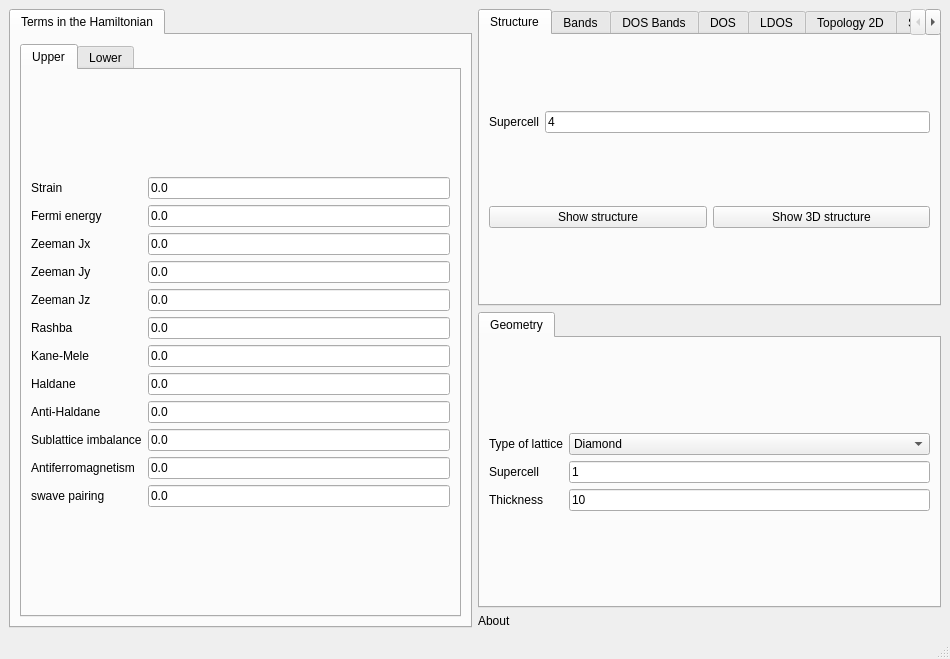
<?xml version="1.0" encoding="UTF-8"?>
<ui version="4.0">
 <class>MainWindow</class>
 <widget class="QMainWindow" name="MainWindow">
  <property name="geometry">
   <rect>
    <x>0</x>
    <y>0</y>
    <width>950</width>
    <height>659</height>
   </rect>
  </property>
  <property name="minimumSize">
   <size>
    <width>950</width>
    <height>659</height>
   </size>
  </property>
  <property name="windowTitle">
   <string>2D heterostructure</string>
  </property>
  <widget class="QWidget" name="centralwidget">
   <layout class="QGridLayout" name="gridLayout_12">
    <item row="0" column="0" rowspan="3">
     <widget class="QTabWidget" name="tabWidget_2">
      <property name="currentIndex">
       <number>0</number>
      </property>
      <widget class="QWidget" name="tab_3">
       <attribute name="title">
        <string>Terms in the Hamiltonian</string>
       </attribute>
       <layout class="QGridLayout" name="gridLayout_15">
        <item row="0" column="0">
         <widget class="QTabWidget" name="tabWidget_4">
          <property name="currentIndex">
           <number>0</number>
          </property>
          <widget class="QWidget" name="tab_8">
           <attribute name="title">
            <string>Upper</string>
           </attribute>
           <layout class="QGridLayout" name="gridLayout_17">
            <item row="0" column="0">
             <layout class="QGridLayout" name="gridLayout">
              <item row="1" column="1">
               <widget class="QLineEdit" name="fermi">
                <property name="enabled">
                 <bool>true</bool>
                </property>
                <property name="text">
                 <string>0.0</string>
                </property>
               </widget>
              </item>
              <item row="5" column="1">
               <widget class="QLineEdit" name="rashba">
                <property name="text">
                 <string>0.0</string>
                </property>
               </widget>
              </item>
              <item row="9" column="1">
               <widget class="QLineEdit" name="mAB">
                <property name="text">
                 <string>0.0</string>
                </property>
               </widget>
              </item>
              <item row="6" column="0">
               <widget class="QLabel" name="label_11">
                <property name="text">
                 <string>Kane-Mele</string>
                </property>
               </widget>
              </item>
              <item row="3" column="0">
               <widget class="QLabel" name="label_4">
                <property name="text">
                 <string>Zeeman Jy</string>
                </property>
               </widget>
              </item>
              <item row="2" column="0">
               <widget class="QLabel" name="label_3">
                <property name="text">
                 <string>Zeeman Jx</string>
                </property>
               </widget>
              </item>
              <item row="4" column="0">
               <widget class="QLabel" name="label_5">
                <property name="text">
                 <string>Zeeman Jz</string>
                </property>
               </widget>
              </item>
              <item row="8" column="0">
               <widget class="QLabel" name="label_25">
                <property name="text">
                 <string>Anti-Haldane</string>
                </property>
               </widget>
              </item>
              <item row="6" column="1">
               <widget class="QLineEdit" name="kanemele">
                <property name="text">
                 <string>0.0</string>
                </property>
               </widget>
              </item>
              <item row="10" column="1">
               <widget class="QLineEdit" name="mAF">
                <property name="text">
                 <string>0.0</string>
                </property>
               </widget>
              </item>
              <item row="5" column="0">
               <widget class="QLabel" name="label_10">
                <property name="text">
                 <string>Rashba</string>
                </property>
               </widget>
              </item>
              <item row="10" column="0">
               <widget class="QLabel" name="label_13">
                <property name="text">
                 <string>Antiferromagnetism</string>
                </property>
               </widget>
              </item>
              <item row="9" column="0">
               <widget class="QLabel" name="label_12">
                <property name="text">
                 <string>Sublattice imbalance</string>
                </property>
               </widget>
              </item>
              <item row="7" column="0">
               <widget class="QLabel" name="label_24">
                <property name="text">
                 <string>Haldane</string>
                </property>
               </widget>
              </item>
              <item row="11" column="0">
               <widget class="QLabel" name="label_26">
                <property name="text">
                 <string>swave pairing</string>
                </property>
               </widget>
              </item>
              <item row="7" column="1">
               <widget class="QLineEdit" name="haldane">
                <property name="text">
                 <string>0.0</string>
                </property>
               </widget>
              </item>
              <item row="3" column="1">
               <widget class="QLineEdit" name="By">
                <property name="text">
                 <string>0.0</string>
                </property>
               </widget>
              </item>
              <item row="1" column="0">
               <widget class="QLabel" name="label">
                <property name="text">
                 <string>Fermi energy</string>
                </property>
               </widget>
              </item>
              <item row="4" column="1">
               <widget class="QLineEdit" name="Bz">
                <property name="text">
                 <string>0.0</string>
                </property>
               </widget>
              </item>
              <item row="2" column="1">
               <widget class="QLineEdit" name="Bx">
                <property name="text">
                 <string>0.0</string>
                </property>
               </widget>
              </item>
              <item row="8" column="1">
               <widget class="QLineEdit" name="antihaldane">
                <property name="text">
                 <string>0.0</string>
                </property>
               </widget>
              </item>
              <item row="11" column="1">
               <widget class="QLineEdit" name="swave">
                <property name="text">
                 <string>0.0</string>
                </property>
               </widget>
              </item>
              <item row="0" column="0">
               <widget class="QLabel" name="label_44">
                <property name="text">
                 <string>Strain</string>
                </property>
               </widget>
              </item>
              <item row="0" column="1">
               <widget class="QLineEdit" name="strain">
                <property name="text">
                 <string>0.0</string>
                </property>
               </widget>
              </item>
             </layout>
            </item>
           </layout>
          </widget>
          <widget class="QWidget" name="tab_11">
           <attribute name="title">
            <string>Lower</string>
           </attribute>
           <layout class="QGridLayout" name="gridLayout_16">
            <item row="0" column="0">
             <layout class="QGridLayout" name="gridLayout_10">
              <item row="8" column="0">
               <widget class="QLabel" name="label_40">
                <property name="text">
                 <string>Anti-Haldane</string>
                </property>
               </widget>
              </item>
              <item row="10" column="0">
               <widget class="QLabel" name="label_39">
                <property name="text">
                 <string>Antiferromagnetism</string>
                </property>
               </widget>
              </item>
              <item row="6" column="0">
               <widget class="QLabel" name="label_33">
                <property name="text">
                 <string>Kane-Mele</string>
                </property>
               </widget>
              </item>
              <item row="4" column="1">
               <widget class="QLineEdit" name="Bz_2">
                <property name="text">
                 <string>0.0</string>
                </property>
               </widget>
              </item>
              <item row="10" column="1">
               <widget class="QLineEdit" name="mAF_2">
                <property name="text">
                 <string>0.0</string>
                </property>
               </widget>
              </item>
              <item row="11" column="0">
               <widget class="QLabel" name="label_42">
                <property name="text">
                 <string>swave pairing</string>
                </property>
               </widget>
              </item>
              <item row="2" column="0">
               <widget class="QLabel" name="label_36">
                <property name="text">
                 <string>Zeeman Jx</string>
                </property>
               </widget>
              </item>
              <item row="2" column="1">
               <widget class="QLineEdit" name="Bx_2">
                <property name="text">
                 <string>0.0</string>
                </property>
               </widget>
              </item>
              <item row="1" column="0">
               <widget class="QLabel" name="label_37">
                <property name="text">
                 <string>Fermi energy</string>
                </property>
               </widget>
              </item>
              <item row="5" column="1">
               <widget class="QLineEdit" name="rashba_2">
                <property name="text">
                 <string>0.0</string>
                </property>
               </widget>
              </item>
              <item row="11" column="1">
               <widget class="QLineEdit" name="swave_2">
                <property name="text">
                 <string>0.0</string>
                </property>
               </widget>
              </item>
              <item row="7" column="0">
               <widget class="QLabel" name="label_41">
                <property name="text">
                 <string>Haldane</string>
                </property>
               </widget>
              </item>
              <item row="7" column="1">
               <widget class="QLineEdit" name="haldane_2">
                <property name="text">
                 <string>0.0</string>
                </property>
               </widget>
              </item>
              <item row="8" column="1">
               <widget class="QLineEdit" name="antihaldane_2">
                <property name="text">
                 <string>0.0</string>
                </property>
               </widget>
              </item>
              <item row="3" column="1">
               <widget class="QLineEdit" name="By_2">
                <property name="text">
                 <string>0.0</string>
                </property>
               </widget>
              </item>
              <item row="9" column="0">
               <widget class="QLabel" name="label_22">
                <property name="text">
                 <string>Sublattice imbalance</string>
                </property>
               </widget>
              </item>
              <item row="1" column="1">
               <widget class="QLineEdit" name="fermi_2">
                <property name="enabled">
                 <bool>true</bool>
                </property>
                <property name="text">
                 <string>0.0</string>
                </property>
               </widget>
              </item>
              <item row="3" column="0">
               <widget class="QLabel" name="label_34">
                <property name="text">
                 <string>Zeeman Jy</string>
                </property>
               </widget>
              </item>
              <item row="9" column="1">
               <widget class="QLineEdit" name="mAB_2">
                <property name="text">
                 <string>0.0</string>
                </property>
               </widget>
              </item>
              <item row="4" column="0">
               <widget class="QLabel" name="label_38">
                <property name="text">
                 <string>Zeeman Jz</string>
                </property>
               </widget>
              </item>
              <item row="5" column="0">
               <widget class="QLabel" name="label_32">
                <property name="text">
                 <string>Rashba</string>
                </property>
               </widget>
              </item>
              <item row="6" column="1">
               <widget class="QLineEdit" name="kanemele_2">
                <property name="text">
                 <string>0.0</string>
                </property>
               </widget>
              </item>
              <item row="0" column="0">
               <widget class="QLabel" name="label_45">
                <property name="text">
                 <string>Strain</string>
                </property>
               </widget>
              </item>
              <item row="0" column="1">
               <widget class="QLineEdit" name="strain_2">
                <property name="text">
                 <string>0.0</string>
                </property>
               </widget>
              </item>
             </layout>
            </item>
           </layout>
          </widget>
         </widget>
        </item>
       </layout>
      </widget>
     </widget>
    </item>
    <item row="1" column="1">
     <widget class="QTabWidget" name="tabWidget">
      <property name="currentIndex">
       <number>0</number>
      </property>
      <property name="documentMode">
       <bool>false</bool>
      </property>
      <property name="tabsClosable">
       <bool>false</bool>
      </property>
      <property name="movable">
       <bool>false</bool>
      </property>
      <widget class="QWidget" name="tab_2">
       <attribute name="title">
        <string>Geometry</string>
       </attribute>
       <layout class="QGridLayout" name="gridLayout_14">
        <item row="0" column="0">
         <layout class="QGridLayout" name="gridLayout_4">
          <item row="1" column="1">
           <widget class="QLineEdit" name="nsuper">
            <property name="text">
             <string>1</string>
            </property>
           </widget>
          </item>
          <item row="1" column="0">
           <widget class="QLabel" name="label_6">
            <property name="text">
             <string>Supercell</string>
            </property>
           </widget>
          </item>
          <item row="0" column="0">
           <widget class="QLabel" name="label_8">
            <property name="text">
             <string>Type of lattice</string>
            </property>
           </widget>
          </item>
          <item row="0" column="1">
           <widget class="QComboBox" name="lattice">
            <item>
             <property name="text">
              <string>Diamond</string>
             </property>
            </item>
            <item>
             <property name="text">
              <string>Cubic</string>
             </property>
            </item>
            <item>
             <property name="text">
              <string>Pyrochlore</string>
             </property>
            </item>
            <item>
             <property name="text">
              <string>Hyperhoneycomb</string>
             </property>
            </item>
           </widget>
          </item>
          <item row="2" column="1">
           <widget class="QLineEdit" name="thickness">
            <property name="text">
             <string>10</string>
            </property>
           </widget>
          </item>
          <item row="2" column="0">
           <widget class="QLabel" name="label_43">
            <property name="text">
             <string>Thickness</string>
            </property>
           </widget>
          </item>
         </layout>
        </item>
       </layout>
      </widget>
     </widget>
    </item>
    <item row="2" column="1">
     <widget class="QLabel" name="label_46">
      <property name="toolTip">
       <string>This module allows to compute heterostructures consisting of two different films. You have to specify the parameters of the two films</string>
      </property>
      <property name="text">
       <string>About</string>
      </property>
     </widget>
    </item>
    <item row="0" column="1">
     <widget class="QTabWidget" name="tabWidget_3">
      <property name="currentIndex">
       <number>0</number>
      </property>
      <widget class="QWidget" name="tab_4">
       <attribute name="title">
        <string>Structure</string>
       </attribute>
       <layout class="QGridLayout" name="gridLayout_13">
        <item row="1" column="0">
         <widget class="QPushButton" name="show_structure">
          <property name="text">
           <string>Show structure</string>
          </property>
         </widget>
        </item>
        <item row="1" column="1">
         <widget class="QPushButton" name="show_structure_3d">
          <property name="text">
           <string>Show 3D structure</string>
          </property>
         </widget>
        </item>
        <item row="0" column="0" colspan="2">
         <layout class="QGridLayout" name="gridLayout_3">
          <item row="0" column="0">
           <widget class="QLabel" name="label_7">
            <property name="text">
             <string>Supercell</string>
            </property>
           </widget>
          </item>
          <item row="0" column="1">
           <widget class="QLineEdit" name="nsuper_struct">
            <property name="text">
             <string>4</string>
            </property>
           </widget>
          </item>
         </layout>
        </item>
       </layout>
      </widget>
      <widget class="QWidget" name="tab_5">
       <attribute name="title">
        <string>Bands</string>
       </attribute>
       <layout class="QGridLayout" name="gridLayout_18">
        <item row="0" column="0">
         <widget class="QPushButton" name="show_bands">
          <property name="text">
           <string>Band structure</string>
          </property>
         </widget>
        </item>
        <item row="1" column="0">
         <layout class="QGridLayout" name="gridLayout_2">
          <item row="0" column="0">
           <widget class="QLabel" name="label_15">
            <property name="text">
             <string>Operator</string>
            </property>
           </widget>
          </item>
          <item row="0" column="1">
           <widget class="QComboBox" name="bands_color">
            <property name="currentIndex">
             <number>0</number>
            </property>
            <item>
             <property name="text">
              <string>None</string>
             </property>
            </item>
            <item>
             <property name="text">
              <string>Interface</string>
             </property>
            </item>
            <item>
             <property name="text">
              <string>z-position</string>
             </property>
            </item>
            <item>
             <property name="text">
              <string>Sx</string>
             </property>
            </item>
            <item>
             <property name="text">
              <string>Sy</string>
             </property>
            </item>
            <item>
             <property name="text">
              <string>Sz</string>
             </property>
            </item>
            <item>
             <property name="text">
              <string>Valley</string>
             </property>
            </item>
           </widget>
          </item>
          <item row="1" column="0">
           <widget class="QLabel" name="label_9">
            <property name="text">
             <string># kpoints</string>
            </property>
           </widget>
          </item>
          <item row="1" column="1">
           <widget class="QLineEdit" name="nk_bands">
            <property name="text">
             <string>100</string>
            </property>
           </widget>
          </item>
         </layout>
        </item>
       </layout>
      </widget>
      <widget class="QWidget" name="tab_9">
       <attribute name="title">
        <string>DOS Bands</string>
       </attribute>
       <layout class="QGridLayout" name="gridLayout_19">
        <item row="0" column="0">
         <layout class="QGridLayout" name="gridLayout_11">
          <item row="0" column="1">
           <widget class="QLineEdit" name="delta_kbands">
            <property name="text">
             <string>0.01</string>
            </property>
           </widget>
          </item>
          <item row="0" column="0">
           <widget class="QLabel" name="label_27">
            <property name="text">
             <string>Smearing</string>
            </property>
           </widget>
          </item>
          <item row="1" column="1">
           <widget class="QLineEdit" name="ne_kbands">
            <property name="text">
             <string>400</string>
            </property>
           </widget>
          </item>
          <item row="1" column="0">
           <widget class="QLabel" name="label_28">
            <property name="text">
             <string># of energies</string>
            </property>
           </widget>
          </item>
          <item row="2" column="0">
           <widget class="QLabel" name="label_29">
            <property name="text">
             <string>Energy window</string>
            </property>
           </widget>
          </item>
          <item row="2" column="1">
           <widget class="QLineEdit" name="window_kbands">
            <property name="text">
             <string>3.0</string>
            </property>
           </widget>
          </item>
          <item row="3" column="0">
           <widget class="QLabel" name="label_30">
            <property name="text">
             <string>KPM scale</string>
            </property>
           </widget>
          </item>
          <item row="3" column="1">
           <widget class="QLineEdit" name="scale_kbands">
            <property name="text">
             <string>10.0</string>
            </property>
           </widget>
          </item>
          <item row="4" column="0">
           <widget class="QLabel" name="label_31">
            <property name="text">
             <string># vectors</string>
            </property>
           </widget>
          </item>
          <item row="4" column="1">
           <widget class="QLineEdit" name="nv_kbands">
            <property name="text">
             <string>10</string>
            </property>
           </widget>
          </item>
         </layout>
        </item>
        <item row="0" column="1">
         <widget class="QPushButton" name="show_dosbands">
          <property name="toolTip">
           <string>This is equivalent to band structure calculation, but it can be applied for very large systems</string>
          </property>
          <property name="text">
           <string>Show DOS Bands</string>
          </property>
         </widget>
        </item>
       </layout>
      </widget>
      <widget class="QWidget" name="tab_6">
       <attribute name="title">
        <string>DOS</string>
       </attribute>
       <layout class="QGridLayout" name="gridLayout_20">
        <item row="0" column="0">
         <widget class="QPushButton" name="show_dos">
          <property name="text">
           <string>Density of states</string>
          </property>
         </widget>
        </item>
        <item row="1" column="0">
         <layout class="QGridLayout" name="gridLayout_5">
          <item row="0" column="0">
           <widget class="QLabel" name="label_16">
            <property name="text">
             <string>Smearing</string>
            </property>
           </widget>
          </item>
          <item row="0" column="1">
           <widget class="QLineEdit" name="DOS_smearing">
            <property name="text">
             <string>0.01</string>
            </property>
           </widget>
          </item>
         </layout>
        </item>
       </layout>
      </widget>
      <widget class="QWidget" name="tab_7">
       <attribute name="title">
        <string>LDOS</string>
       </attribute>
       <layout class="QGridLayout" name="gridLayout_21">
        <item row="0" column="0">
         <layout class="QGridLayout" name="gridLayout_6">
          <item row="2" column="1">
           <widget class="QLineEdit" name="nk_ldos">
            <property name="text">
             <string>20</string>
            </property>
           </widget>
          </item>
          <item row="3" column="1">
           <widget class="QLineEdit" name="delta_ldos">
            <property name="text">
             <string>0.01</string>
            </property>
           </widget>
          </item>
          <item row="2" column="0">
           <widget class="QLabel" name="label_17">
            <property name="text">
             <string># of kpoints</string>
            </property>
           </widget>
          </item>
          <item row="3" column="0">
           <widget class="QLabel" name="label_18">
            <property name="text">
             <string>Smearing</string>
            </property>
           </widget>
          </item>
          <item row="0" column="0">
           <widget class="QLabel" name="label_2">
            <property name="text">
             <string>Energy window</string>
            </property>
           </widget>
          </item>
          <item row="0" column="1">
           <widget class="QLineEdit" name="window_ldos">
            <property name="text">
             <string>0.5</string>
            </property>
           </widget>
          </item>
          <item row="1" column="0">
           <widget class="QLabel" name="label_35">
            <property name="text">
             <string># of energies</string>
            </property>
           </widget>
          </item>
          <item row="1" column="1">
           <widget class="QLineEdit" name="ne_ldos">
            <property name="text">
             <string>300</string>
            </property>
           </widget>
          </item>
         </layout>
        </item>
        <item row="0" column="1">
         <widget class="QPushButton" name="show_ldos">
          <property name="text">
           <string>Show LDOS</string>
          </property>
         </widget>
        </item>
       </layout>
      </widget>
      <widget class="QWidget" name="tab_10">
       <attribute name="title">
        <string>Topology 2D</string>
       </attribute>
       <layout class="QGridLayout" name="gridLayout_22">
        <item row="0" column="0">
         <layout class="QGridLayout" name="gridLayout_8">
          <item row="0" column="1">
           <widget class="QLineEdit" name="topology_nk">
            <property name="text">
             <string>400</string>
            </property>
           </widget>
          </item>
          <item row="0" column="0">
           <widget class="QLabel" name="label_19">
            <property name="text">
             <string># kpoints</string>
            </property>
           </widget>
          </item>
          <item row="1" column="0">
           <widget class="QLabel" name="label_47">
            <property name="text">
             <string>Operator</string>
            </property>
           </widget>
          </item>
          <item row="1" column="1">
           <widget class="QComboBox" name="topology_operator">
            <item>
             <property name="text">
              <string>None</string>
             </property>
            </item>
            <item>
             <property name="text">
              <string>Sz</string>
             </property>
            </item>
            <item>
             <property name="text">
              <string>Valley</string>
             </property>
            </item>
           </widget>
          </item>
         </layout>
        </item>
        <item row="0" column="1">
         <layout class="QGridLayout" name="gridLayout_7">
          <item row="3" column="0">
           <widget class="QPushButton" name="show_chern">
            <property name="enabled">
             <bool>true</bool>
            </property>
            <property name="text">
             <string>Chern number</string>
            </property>
           </widget>
          </item>
          <item row="2" column="0">
           <widget class="QPushButton" name="show_z2">
            <property name="text">
             <string>Z2 invariant</string>
            </property>
           </widget>
          </item>
          <item row="1" column="0">
           <widget class="QPushButton" name="show_berry2d">
            <property name="text">
             <string>2D Berry curvature</string>
            </property>
           </widget>
          </item>
          <item row="0" column="0">
           <widget class="QPushButton" name="show_berry1d">
            <property name="text">
             <string>1D Berry curvature</string>
            </property>
           </widget>
          </item>
         </layout>
        </item>
       </layout>
      </widget>
      <widget class="QWidget" name="tab">
       <attribute name="title">
        <string>SDOS</string>
       </attribute>
       <layout class="QGridLayout" name="gridLayout_23">
        <item row="0" column="0">
         <layout class="QGridLayout" name="gridLayout_9">
          <item row="0" column="1">
           <widget class="QLineEdit" name="kdos_ewindow">
            <property name="text">
             <string>0.5</string>
            </property>
           </widget>
          </item>
          <item row="0" column="0">
           <widget class="QLabel" name="label_20">
            <property name="text">
             <string>Energy window</string>
            </property>
           </widget>
          </item>
          <item row="1" column="1">
           <widget class="QLineEdit" name="kdos_mesh">
            <property name="text">
             <string>100</string>
            </property>
           </widget>
          </item>
          <item row="1" column="0">
           <widget class="QLabel" name="label_21">
            <property name="text">
             <string># of points</string>
            </property>
           </widget>
          </item>
         </layout>
        </item>
        <item row="1" column="0">
         <widget class="QPushButton" name="show_kdos">
          <property name="text">
           <string>Show Surface DOS</string>
          </property>
         </widget>
        </item>
       </layout>
      </widget>
     </widget>
    </item>
   </layout>
  </widget>
  <widget class="QMenuBar" name="menubar">
   <property name="geometry">
    <rect>
     <x>0</x>
     <y>0</y>
     <width>950</width>
     <height>20</height>
    </rect>
   </property>
  </widget>
  <widget class="QStatusBar" name="statusbar"/>
 </widget>
 <resources/>
 <connections/>
</ui>
